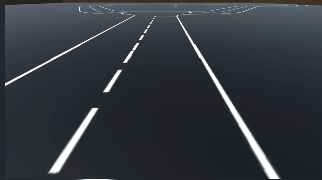
#> input picture frame 94 of car_control/cv/test_video.mov, 322 x 180 px
$ python test.py   (older library calls are emulated)
#> lines starting #> are read from the running program, lines starting #| are printed output that depends on the picture
### car_control/cv/Thresholding.py
import cv2
import numpy as np

def threshold_rel(img, lo, hi):
    vmin = np.min(img)
    vmax = np.max(img)

    vlo = vmin + (vmax - vmin) * lo
    vhi = vmin + (vmax - vmin) * hi
    return np.uint8((img >= vlo) & (img <= vhi)) * 255

def threshold_abs(img, lo, hi):
    return np.uint8((img >= lo) & (img <= hi)) * 255

class Thresholding:
    """ This class is for extracting relevant pixels in an image.
    """
    def __init__(self):
        """ Init Thresholding."""
        pass

    def forward(self, img):
        """ Take an image and extract all relavant pixels.

        Parameters:
            img (np.array): Input image

        Returns:
            binary (np.array): A binary image represent all positions of relavant pixels.
        """
        hls = cv2.cvtColor(img, cv2.COLOR_RGB2HLS)
        hsv = cv2.cvtColor(img, cv2.COLOR_RGB2HSV)
        h_channel = hls[:,:,0]
        l_channel = hls[:,:,1]
        s_channel = hls[:,:,2]
        v_channel = hsv[:,:,2]

        right_lane = threshold_rel(l_channel, 0.7, 1.0)
        right_lane[:,:750] = 0

        # left_lane = threshold_abs(h_channel, 20, 30)
        left_lane = threshold_rel(l_channel, 0.7, 1.0)
        left_lane[:,550:] = 0

        img2 = left_lane | right_lane

        return img2

### car_control/cv/HorizontalLines.py
import numpy as np
import cv2


class HorizontalLines:
    def __init__(self, image_size, kn = 15, threshold = 20):
        '''
        This class trying to detect
        horizontal stop-line on the road

        Arguments:

        nk : int : number of rows to compute mean value
        threshold : int : threshold for sum of nk rows
        img_size : tuple : (img_height, img_width)
        '''

        # region of interest : list : [ty, tx, by, bx]
        self.kn = kn
        self.threshold = threshold
        self.image_size = image_size

    # [14 lines left out: function get_hist, not called in this run]

    def mark_line(self, image):
        '''
        Arguments :

        image : np.ndarray : array of size (H, W)

        Outputs: image of size  (H, W) with marked road
        '''
        mask = np.zeros_like(image)
        sums = np.sum(image / 255, axis = 1).astype(np.float32)
        sums = [int(sum(sums[index:index + self.kn]) / self.kn) for index in range(len(sums - self.kn))]

        max_index = 0
        for index, value in enumerate(sums):
            if value > self.threshold:
                mask[index, :] = 255
                if max_index < index:
                    max_index = index

        distance = self.image_size[0] - max_index if max_index else None
        print(f'distance: {distance}')
        return mask, distance

    def forward(self, image):
        '''
        Arguments:
        image : np.ndarray

        output : tuple : (masked_image, distance)
        '''

        return self.mark_line(image)


### car_control/cv/LaneLines.py
import cv2
import numpy as np


def hist(img):
    bottom_half = img[img.shape[0]//2:, :]
    return np.sum(bottom_half, axis=0)


class LaneLines:
    """ Class containing information about detected lane lines.

    Attributes:
        left_fit (np.array): Coefficients of a polynomial that fit left lane line
        right_fit (np.array): Coefficients of a polynomial that fit right lane line
        parameters (dict): Dictionary containing all parameters needed for the pipeline
        debug (boolean): Flag for debug/normal mode
    """

    def __init__(self):
        """Init Lanelines.

        Parameters:
            left_fit (np.array): Coefficients of polynomial that fit left lane
            right_fit (np.array): Coefficients of polynomial that fit right lane
            binary (np.array): binary image
        """
        self.left_fit = None
        self.right_fit = None
        self.binary = None
        self.nonzero = None
        self.nonzerox = None
        self.nonzeroy = None
        self.clear_visibility = True
        self.dir = []

        # HYPERPARAMETERS
        # Number of sliding windows
        self.nwindows = 9
        # Width of the the windows +/- margin
        self.margin = 50
        # Mininum number of pixels found to recenter window
        self.minpix = 20

    def pixels_in_window(self, center, margin, height):
        """ Return all pixel that in a specific window

        Parameters:
            center (tuple): coordinate of the center of the window
            margin (int): half width of the window
            height (int): height of the window

        Returns:
            pixelx (np.array): x coordinates of pixels that lie inside the window
            pixely (np.array): y coordinates of pixels that lie inside the window
        """
        topleft = (center[0]-margin, center[1]-height//2)
        bottomright = (center[0]+margin, center[1]+height//2)

        condx = (topleft[0] <= self.nonzerox) & (
            self.nonzerox <= bottomright[0])
        condy = (topleft[1] <= self.nonzeroy) & (
            self.nonzeroy <= bottomright[1])
        return self.nonzerox[condx & condy], self.nonzeroy[condx & condy]

    def extract_features(self, img):
        """ Extract features from a binary image

        Parameters:
            img (np.array): A binary image
        """
        self.img = img
        # Height of of windows - based on nwindows and image shape
        self.window_height = np.int(img.shape[0]//self.nwindows)

        # Identify the x and y positions of all nonzero pixel in the image
        self.nonzero = img.nonzero()
        self.nonzerox = np.array(self.nonzero[1])
        self.nonzeroy = np.array(self.nonzero[0])

    def find_lane_pixels(self, img):
        """Find lane pixels from a binary warped image.

        Parameters:
            img (np.array): A binary warped image
cs
        Returns:
            leftx (np.array): x coordinates of left lane pixels
            lefty (np.array): y coordinates of left lane pixels
            rightx (np.array): x coordinates of right lane pixels
            righty (np.array): y coordinates of right lane pixels
            out_img (np.array): A RGB image that use to display result later on.
        """
        assert(len(img.shape) == 2)

        # Create an output image to draw on and visualize the result
        out_img = np.dstack((img, img, img))

        histogram = hist(img)
        midpoint = histogram.shape[0]//2
        leftx_base = np.argmax(histogram[:midpoint])
        rightx_base = np.argmax(histogram[midpoint:]) + midpoint

        # Current position to be update later for each window in nwindows
        leftx_current = leftx_base
        rightx_current = rightx_base
        y_current = img.shape[0] + self.window_height//2

        # Create empty lists to reveice left and right lane pixel
        leftx, lefty, rightx, righty = [], [], [], []

        # Step through the windows one by one
        for _ in range(self.nwindows):
            y_current -= self.window_height
            center_left = (leftx_current, y_current)
            center_right = (rightx_current, y_current)

            good_left_x, good_left_y = self.pixels_in_window(
                center_left, self.margin, self.window_height)
            good_right_x, good_right_y = self.pixels_in_window(
                center_right, self.margin, self.window_height)

            # Append these indices to the lists
            leftx.extend(good_left_x)
            lefty.extend(good_left_y)
            rightx.extend(good_right_x)
            righty.extend(good_right_y)

            if len(good_left_x) > self.minpix:
                leftx_current = np.int32(np.mean(good_left_x))
            if len(good_right_x) > self.minpix:
                rightx_current = np.int32(np.mean(good_right_x))

        return leftx, lefty, rightx, righty, out_img

    def fit_poly(self, img):
        """Find the lane line from an image and draw it.

        Parameters:
            img (np.array): a binary warped image

        Returns:
            out_img (np.array): a RGB image that have lane line drawn on that.
        """

        leftx, lefty, rightx, righty, out_img = self.find_lane_pixels(img)

        if len(lefty) > 300:
            self.left_fit = np.polyfit(lefty, leftx, 2)
        if len(righty) > 300:
            self.right_fit = np.polyfit(righty, rightx, 2)

        # Generate x and y values for plotting
        maxy = img.shape[0] - 1
        miny = img.shape[0] // 3
        if len(lefty):
            maxy = max(maxy, np.max(lefty))
            miny = min(miny, np.min(lefty))

        if len(righty):
            maxy = max(maxy, np.max(righty))
            miny = min(miny, np.min(righty))

        ploty = np.linspace(miny, maxy, img.shape[0])

        left_fitx = self.left_fit[0]*ploty**2 + \
            self.left_fit[1]*ploty + self.left_fit[2]
        right_fitx = self.right_fit[0]*ploty**2 + \
            self.right_fit[1]*ploty + self.right_fit[2]

        # Visualization
        for i, y in enumerate(ploty):
            l = int(left_fitx[i])
            r = int(right_fitx[i])
            y = int(y)
            cv2.line(out_img, (l, y), (r, y), (255, 255, 0))

        lR, rR, pos = self.measure_curvature()

        return out_img, pos, lR, rR

    def measure_curvature(self):
        # ym = 30/720
        # xm = 3.7/720

        ym = 30/180
        xm = 3.7/180

        left_fit = self.left_fit.copy()
        right_fit = self.right_fit.copy()
        y_eval = 175 * ym
        # y_eval = 700 * ym

        # Compute R_curve (radius of curvature)
        left_curveR = (
            (1 + (2*left_fit[0] * y_eval + left_fit[1])**2)**1.5) / np.absolute(2*left_fit[0])
        right_curveR = (
            (1 + (2*right_fit[0]*y_eval + right_fit[1])**2)**1.5) / np.absolute(2*right_fit[0])

        xl = np.dot(self.left_fit, [175**2, 175, 1])
        xr = np.dot(self.right_fit, [175**2, 175, 1])
        pos = (1280//8 - (xl+xr)//2)*xm
        return left_curveR, right_curveR, pos

    def forward(self, img):
        """Take a image and detect lane lines.

        Parameters:
            img (np.array): An binary image containing relevant pixels

        Returns:
            Image (np.array): An RGB image containing lane lines pixels and other details
        """
        self.extract_features(img)
        return self.fit_poly(img)

### car_control/cv/PerspectiveTransformation.py
import cv2
import numpy as np


class PerspectiveTransformation:
    """ This a class for transforming image between front view and top view

    Attributes:
        src (np.array): Coordinates of 4 source points
        dst (np.array): Coordinates of 4 destination points
        M (np.array): Matrix to transform image from front view to top view
        M_inv (np.array): Matrix to transform image from top view to front view
    """

    def __init__(self, img_size):
        """Init PerspectiveTransformation."""

        # self.src = np.float32([(250, 360),     # top-left
        #                        (10, 720),     # bottom-left
        #                        (1270, 720),    # bottom-right
        #                        (1000, 360)])    # top-right
        # self.dst = np.float32([(100, 0),
        #                        (100, 720),
        #                        (1100, 720),
        #                        (1100, 0)])

        self.img_size = img_size

        k = 0

        self.src = np.float32([(60, 90 + k),     # top-left
                               (0, 180 - k),     # bottom-left
                               (315, 180- k),    # bottom-right
                               (250, 90+k)])    # top-right
        self.dst = np.float32([(25, 0),
                               (25, 180),
                               (275, 180),
                               (275, 0)])

        self.M = cv2.getPerspectiveTransform(self.src, self.dst)
        self.M_inv = cv2.getPerspectiveTransform(self.dst, self.src)

    def forward(self, img, flags=cv2.INTER_LINEAR):
        """ Take a front view image and transform to top view

        Parameters:
            img (np.array): A front view image
            img_size (tuple): Size of the image (width, height)
            flags : flag to use in cv2.warpPerspective()

        Returns:
            Image (np.array): Top view image
        """

        return cv2.warpPerspective(img, self.M, self.img_size, flags=flags)

    def backward(self, img, flags=cv2.INTER_LINEAR):
        """ Take a top view image and transform it to front view

        Parameters:
            img (np.array): A top view image
            img_size (tuple): Size of the image (width, height)
            flags (int): flag to use in cv2.warpPerspective()

        Returns:
            Image (np.array): Front view image
        """
        return cv2.warpPerspective(img, self.M_inv, self.img_size, flags=flags)

### car_control/cv/test.py
import numpy as np
import cv2

from LaneLines import LaneLines
from Thresholding import Thresholding
from PerspectiveTransformation import PerspectiveTransformation
from HorizontalLines import HorizontalLines


def main(video_path, img_size, kn, threshold):
    cap = cv2.VideoCapture(video_path)

    num_frames = int(cap.get(cv2.CAP_PROP_FRAME_COUNT))
    HorizontalLinesHelper = HorizontalLines(img_size, kn, threshold)
    PerspectiveTransformationHelper = PerspectiveTransformation(img_size[::-1])
    ThresholdingHelper = Thresholding()
    LaneLinesHelper = LaneLines()

    for _ in range(num_frames):
        success, input_frame = cap.read()
        if success:
            input_frame = cv2.resize(input_frame, img_size)
            # bird's eye view
            frame = PerspectiveTransformationHelper.forward(input_frame.copy())
            # Thresholding to get binary image of road
            frame = ThresholdingHelper.forward(frame)
            # binary mask of horizontal lines and distance to this lines
            mask, distance = HorizontalLinesHelper.forward(frame)
            # Estimate lane lines
            frame = LaneLinesHelper.forward(frame)[0]

            # backward perspective transformation
            mask = PerspectiveTransformationHelper.backward(mask)
            mask = cv2.merge([mask]*3) * (255, 0, 255)
            mask = mask.astype(np.uint8)

            # backward frame transformation
            frame = PerspectiveTransformationHelper.backward(frame)

            # add colored horizontal mask
            frame = np.bitwise_not(mask) / 255 * frame + mask * (255, 0, 255)
            frame = frame.astype(np.uint8)
            frame = cv2.addWeighted(input_frame, 1, frame, 0.5, 0)

            cv2.imshow('frame', frame)
            if cv2.waitKey(1) & 0xFF == ord('q'):
                break
        else:
            break
#> this loop made 1 pass; (key q is pressed on pass 1)
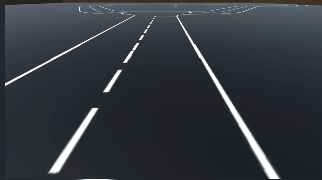
#> input picture frame 94 of car_control/cv/test_video.mov, 322 x 180 px
#> pass 1, in main, `input_frame = cv2.resize(input_frame, img_size)`:
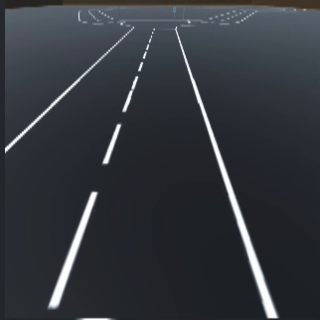
#> input_frame: shape (320, 320, 3); mean B, G, R 61.3, 55.7, 51.6
#> pass 1, in main, `frame = PerspectiveTransformationHelper.forward(input_frame.copy())`:
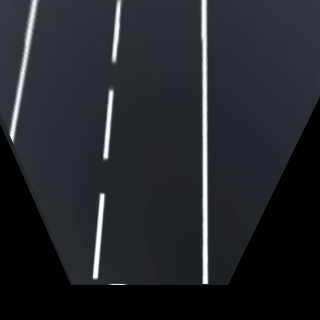
#> frame: shape (320, 320, 3); mean B, G, R 42, 37.9, 35.1
#> after the loop:
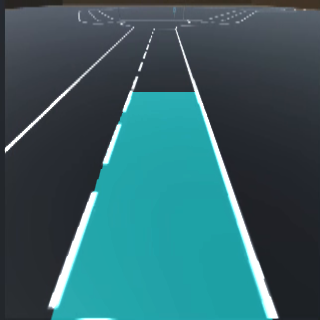
#> frame: shape (320, 320, 3); mean B, G, R 101.6, 96, 52
#> after the loop: mask: shape (320, 320, 3); every value is 0


if __name__ == "__main__":

    IMG_SIZE = (320, 320)
    KN = 15
    THRESHOLD = 20
    VIDEO_PATH = 'test_video.mov'

    main(VIDEO_PATH, IMG_SIZE, KN, THRESHOLD)

$ run again, starting later in the video
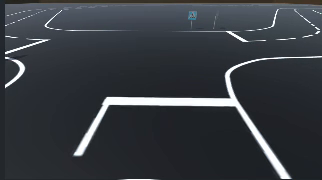
#> input picture frame 425 of car_control/cv/test_video.mov, 322 x 180 px
#> the loop in main, `for _ in range(num_frames):` made 1 pass; (key q is pressed on pass 1)
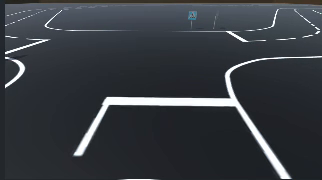
#> input picture frame 425 of car_control/cv/test_video.mov, 322 x 180 px
#> pass 1, in main, `frame = PerspectiveTransformationHelper.forward(input_frame.copy())`:
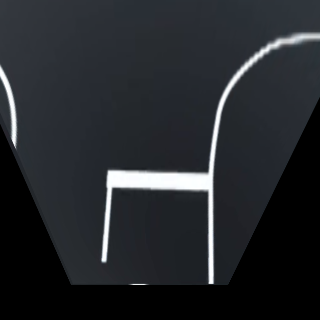
#> frame: shape (320, 320, 3); mean B, G, R 44.2, 40.2, 37.3
#> after the loop in main, `for _ in range(num_frames):`:
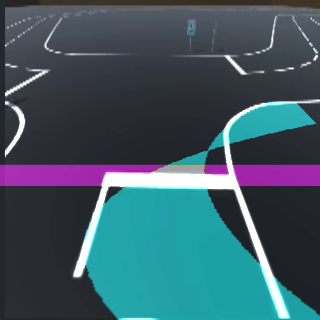
#> frame: shape (320, 320, 3); mean B, G, R 99.8, 88.6, 61.7

$ run again, starting later in the video
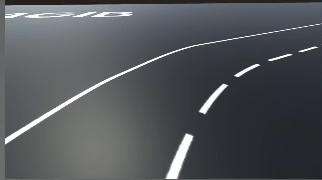
#> input picture frame 756 of car_control/cv/test_video.mov, 322 x 180 px
#> the loop in main, `for _ in range(num_frames):` made 1 pass; (key q is pressed on pass 1)
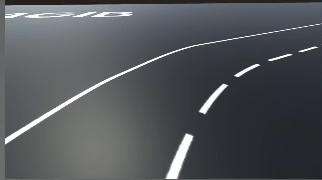
#> input picture frame 756 of car_control/cv/test_video.mov, 322 x 180 px
#> pass 1, in main, `input_frame = cv2.resize(input_frame, img_size)`:
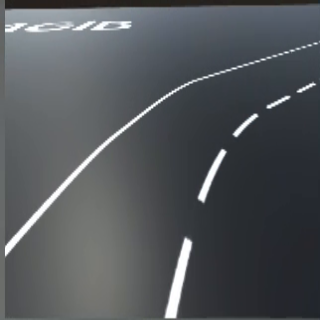
#> input_frame: shape (320, 320, 3); mean B, G, R 89.8, 86.2, 82.5
#> pass 1, in main, `frame = PerspectiveTransformationHelper.forward(input_frame.copy())`:
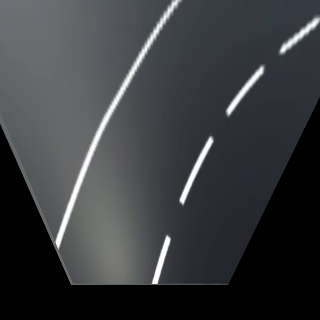
#> frame: shape (320, 320, 3); mean B, G, R 63.2, 60.7, 58
